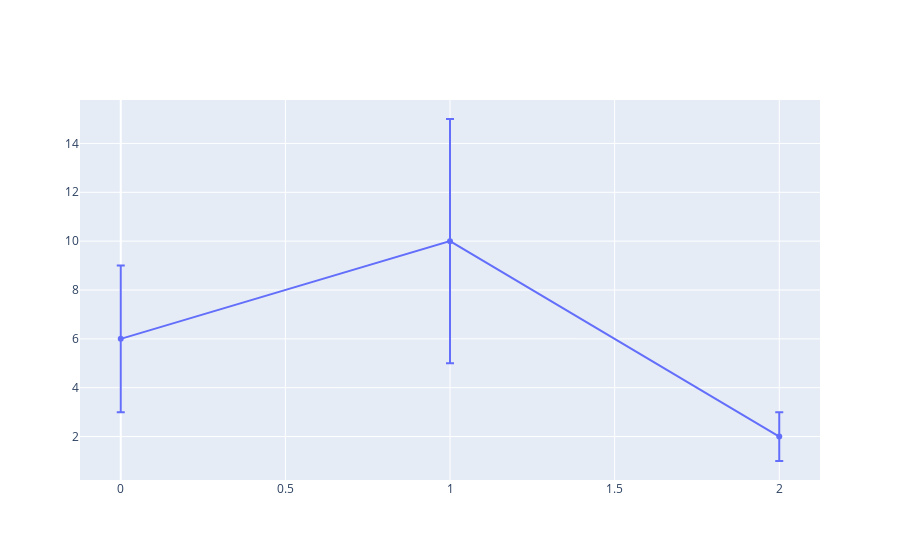

The notebook cell saved with this chart:
### Markdown cell above
## Error Bars as a Percentage of the y Value

### Code cell
fig = go.Figure(
    data=go.Scatter(
        x=[0, 1, 2],
        y=[6, 10, 2],
        error_y=dict(
            type="percent",  # value of error bar given as percentage of y value
            value=50,
            visible=True,
        ),
    )
)
fig.show()

### Figure 1 — Plotly figure (JSON) as saved in the notebook; plotly's stock layout.template omitted (floating-point values rounded to 4 significant figures)
{"data": [{"error_y": {"type": "percent", "value": 50, "visible": true}, "type": "scatter", "x": [0, 1, 2], "y": [6, 10, 2]}], "layout": {}}
